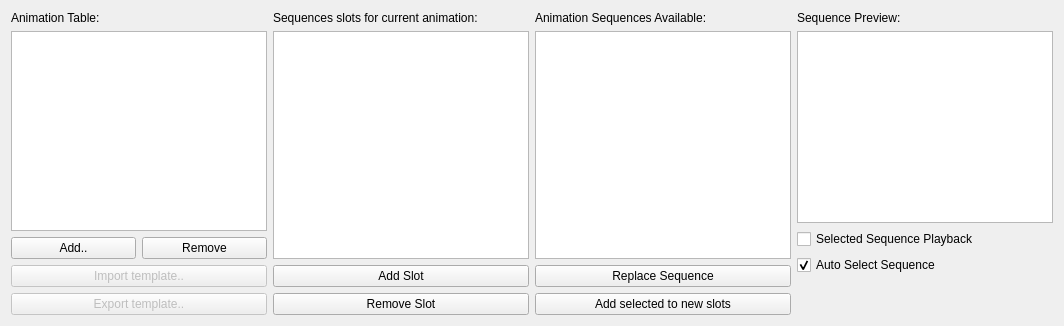
       <widget class="QWidget" name="tabAnimTable">
        <layout class="QHBoxLayout" name="horizontalLayout_10">
         <item>
          <layout class="QVBoxLayout" name="verticalLayout_5">
           <item>
            <widget class="QLabel" name="label_11">
             <property name="text">
              <string>Animation Table:</string>
             </property>
            </widget>
           </item>
           <item>
            <widget class="QTableView" name="tvAnimTbl">
             <property name="autoScroll">
              <bool>false</bool>
             </property>
             <property name="editTriggers">
              <set>QAbstractItemView::NoEditTriggers</set>
             </property>
             <property name="showDropIndicator" stdset="0">
              <bool>false</bool>
             </property>
             <property name="dragDropOverwriteMode">
              <bool>false</bool>
             </property>
             <property name="alternatingRowColors">
              <bool>true</bool>
             </property>
             <property name="selectionMode">
              <enum>QAbstractItemView::SingleSelection</enum>
             </property>
             <property name="selectionBehavior">
              <enum>QAbstractItemView::SelectRows</enum>
             </property>
             <property name="showGrid">
              <bool>false</bool>
             </property>
             <attribute name="horizontalHeaderVisible">
              <bool>false</bool>
             </attribute>
             <attribute name="horizontalHeaderStretchLastSection">
              <bool>true</bool>
             </attribute>
            </widget>
           </item>
           <item>
            <layout class="QHBoxLayout" name="horizontalLayout_8">
             <item>
              <widget class="QPushButton" name="btnAnimTblAddAnim">
               <property name="enabled">
                <bool>true</bool>
               </property>
               <property name="toolTip">
                <string>&lt;html&gt;&lt;head/&gt;&lt;body&gt;&lt;p&gt;Add an animation entry to the table.&lt;/p&gt;&lt;/body&gt;&lt;/html&gt;</string>
               </property>
               <property name="text">
                <string>Add..</string>
               </property>
               <property name="icon">
                <iconset resource="../../appres.qrc">
                 <normaloff>:/resources/fugue-icons-3.5.6/icons/plus.png</normaloff>:/resources/fugue-icons-3.5.6/icons/plus.png</iconset>
               </property>
              </widget>
             </item>
             <item>
              <widget class="QPushButton" name="btnAnimTblRemAnim">
               <property name="enabled">
                <bool>true</bool>
               </property>
               <property name="toolTip">
                <string>&lt;html&gt;&lt;head/&gt;&lt;body&gt;&lt;p&gt;Remove the selected animation entry from the table.&lt;/p&gt;&lt;/body&gt;&lt;/html&gt;</string>
               </property>
               <property name="text">
                <string>Remove</string>
               </property>
               <property name="icon">
                <iconset resource="../../appres.qrc">
                 <normaloff>:/resources/fugue-icons-3.5.6/icons/minus.png</normaloff>:/resources/fugue-icons-3.5.6/icons/minus.png</iconset>
               </property>
              </widget>
             </item>
            </layout>
           </item>
           <item>
            <widget class="QPushButton" name="btnAnimTblImportTemplate">
             <property name="enabled">
              <bool>false</bool>
             </property>
             <property name="toolTip">
              <string>&lt;html&gt;&lt;head/&gt;&lt;body&gt;&lt;p&gt;Imports a template animation table to fill out for common animated sprite animation layouts!&lt;/p&gt;&lt;/body&gt;&lt;/html&gt;</string>
             </property>
             <property name="text">
              <string>Import template..</string>
             </property>
            </widget>
           </item>
           <item>
            <widget class="QPushButton" name="btnAnimTblExportTemplate">
             <property name="enabled">
              <bool>false</bool>
             </property>
             <property name="toolTip">
              <string>&lt;html&gt;&lt;head/&gt;&lt;body&gt;&lt;p&gt;Export the animation table as a new template file!&lt;/p&gt;&lt;/body&gt;&lt;/html&gt;</string>
             </property>
             <property name="text">
              <string>Export template..</string>
             </property>
            </widget>
           </item>
          </layout>
         </item>
         <item>
          <layout class="QVBoxLayout" name="verticalLayout_3">
           <item>
            <widget class="QLabel" name="label_9">
             <property name="text">
              <string>Sequences slots for current animation:</string>
             </property>
            </widget>
           </item>
           <item>
            <widget class="QTreeView" name="tvAnimTblAnimSeqs">
             <property name="editTriggers">
              <set>QAbstractItemView::NoEditTriggers</set>
             </property>
             <property name="dragEnabled">
              <bool>false</bool>
             </property>
             <property name="dragDropOverwriteMode">
              <bool>true</bool>
             </property>
             <property name="dragDropMode">
              <enum>QAbstractItemView::DropOnly</enum>
             </property>
             <property name="defaultDropAction">
              <enum>Qt::CopyAction</enum>
             </property>
             <property name="alternatingRowColors">
              <bool>true</bool>
             </property>
             <property name="selectionMode">
              <enum>QAbstractItemView::ExtendedSelection</enum>
             </property>
             <property name="selectionBehavior">
              <enum>QAbstractItemView::SelectItems</enum>
             </property>
             <property name="iconSize">
              <size>
               <width>64</width>
               <height>64</height>
              </size>
             </property>
             <property name="indentation">
              <number>2</number>
             </property>
             <property name="uniformRowHeights">
              <bool>true</bool>
             </property>
             <property name="itemsExpandable">
              <bool>false</bool>
             </property>
             <property name="headerHidden">
              <bool>true</bool>
             </property>
             <property name="expandsOnDoubleClick">
              <bool>false</bool>
             </property>
            </widget>
           </item>
           <item>
            <widget class="QPushButton" name="btnAnimTblAddSeq">
             <property name="text">
              <string>Add Slot</string>
             </property>
             <property name="icon">
              <iconset resource="../../appres.qrc">
               <normaloff>:/resources/fugue-icons-3.5.6/icons/plus.png</normaloff>:/resources/fugue-icons-3.5.6/icons/plus.png</iconset>
             </property>
            </widget>
           </item>
           <item>
            <layout class="QHBoxLayout" name="horizontalLayout_9">
             <item>
              <widget class="QPushButton" name="btnAnimTblRemSeq">
               <property name="toolTip">
                <string>&lt;html&gt;&lt;head/&gt;&lt;body&gt;&lt;p&gt;Removes the selected animation sequence from the list of sequence for this animation.&lt;/p&gt;&lt;/body&gt;&lt;/html&gt;</string>
               </property>
               <property name="text">
                <string>Remove Slot</string>
               </property>
               <property name="icon">
                <iconset resource="../../appres.qrc">
                 <normaloff>:/resources/fugue-icons-3.5.6/icons/minus.png</normaloff>:/resources/fugue-icons-3.5.6/icons/minus.png</iconset>
               </property>
              </widget>
             </item>
            </layout>
           </item>
          </layout>
         </item>
         <item>
          <layout class="QVBoxLayout" name="verticalLayout_18">
           <item>
            <widget class="QLabel" name="label_17">
             <property name="text">
              <string>Animation Sequences Available:</string>
             </property>
            </widget>
           </item>
           <item>
            <widget class="QTreeView" name="lvAnimTblAnimSeqList">
             <property name="editTriggers">
              <set>QAbstractItemView::NoEditTriggers</set>
             </property>
             <property name="showDropIndicator" stdset="0">
              <bool>false</bool>
             </property>
             <property name="dragEnabled">
              <bool>true</bool>
             </property>
             <property name="dragDropMode">
              <enum>QAbstractItemView::DragDrop</enum>
             </property>
             <property name="defaultDropAction">
              <enum>Qt::CopyAction</enum>
             </property>
             <property name="alternatingRowColors">
              <bool>true</bool>
             </property>
             <property name="selectionMode">
              <enum>QAbstractItemView::ExtendedSelection</enum>
             </property>
             <property name="selectionBehavior">
              <enum>QAbstractItemView::SelectItems</enum>
             </property>
             <property name="iconSize">
              <size>
               <width>64</width>
               <height>64</height>
              </size>
             </property>
             <property name="indentation">
              <number>2</number>
             </property>
             <property name="uniformRowHeights">
              <bool>true</bool>
             </property>
             <property name="itemsExpandable">
              <bool>false</bool>
             </property>
             <property name="wordWrap">
              <bool>true</bool>
             </property>
             <property name="headerHidden">
              <bool>true</bool>
             </property>
             <property name="expandsOnDoubleClick">
              <bool>false</bool>
             </property>
            </widget>
           </item>
           <item>
            <widget class="QPushButton" name="btnAnimTblReplaceSeq">
             <property name="text">
              <string>Replace Sequence</string>
             </property>
             <property name="icon">
              <iconset resource="../../appres.qrc">
               <normaloff>:/resources/fugue-icons-3.5.6/icons/fill-180.png</normaloff>:/resources/fugue-icons-3.5.6/icons/fill-180.png</iconset>
             </property>
            </widget>
           </item>
           <item>
            <widget class="QPushButton" name="btnAnimTblMoveSeq">
             <property name="text">
              <string>Add selected to new slots</string>
             </property>
             <property name="icon">
              <iconset resource="../../appres.qrc">
               <normaloff>:/resources/fugue-icons-3.5.6/icons/arrow-180.png</normaloff>:/resources/fugue-icons-3.5.6/icons/arrow-180.png</iconset>
             </property>
            </widget>
           </item>
          </layout>
         </item>
         <item>
          <layout class="QVBoxLayout" name="verticalLayout_4">
           <item>
            <widget class="QLabel" name="label_10">
             <property name="text">
              <string>Sequence Preview:</string>
             </property>
            </widget>
           </item>
           <item>
            <widget class="QGraphicsView" name="gvAnimTablePreview"/>
           </item>
           <item>
            <widget class="QCheckBox" name="chkAnimTblAutoPlay">
             <property name="text">
              <string>Selected Sequence Playback</string>
             </property>
            </widget>
           </item>
           <item>
            <widget class="QCheckBox" name="chkAnimTblAutoSelectSeq">
             <property name="toolTip">
              <string>If this is checked, when a slot from the current animation table entry is selected, the animation sequence will be automatically selected in the list of available animations.</string>
             </property>
             <property name="statusTip">
              <string/>
             </property>
             <property name="text">
              <string>Auto Select Sequence</string>
             </property>
             <property name="checked">
              <bool>true</bool>
             </property>
            </widget>
           </item>
           <item>
            <spacer name="verticalSpacer">
             <property name="orientation">
              <enum>Qt::Vertical</enum>
             </property>
             <property name="sizeHint" stdset="0">
              <size>
               <width>20</width>
               <height>40</height>
              </size>
             </property>
            </spacer>
           </item>
          </layout>
         </item>
        </layout>
       </widget>
